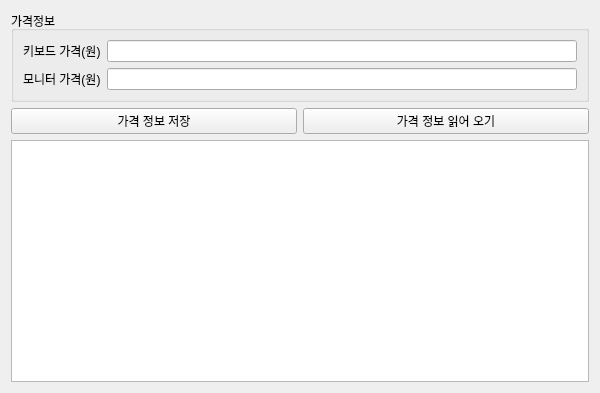
<?xml version="1.0" encoding="UTF-8"?>
<ui version="4.0">
 <class>Widget</class>
 <widget class="QWidget" name="Widget">
  <property name="geometry">
   <rect>
    <x>0</x>
    <y>0</y>
    <width>600</width>
    <height>393</height>
   </rect>
  </property>
  <property name="windowTitle">
   <string>Widget</string>
  </property>
  <layout class="QVBoxLayout" name="verticalLayout_2">
   <item>
    <widget class="QGroupBox" name="groupBox">
     <property name="title">
      <string>가격정보</string>
     </property>
     <layout class="QVBoxLayout" name="verticalLayout">
      <item>
       <layout class="QHBoxLayout" name="horizontalLayout_2">
        <item>
         <widget class="QLabel" name="label">
          <property name="text">
           <string>키보드 가격(원)</string>
          </property>
         </widget>
        </item>
        <item>
         <widget class="QLineEdit" name="leKeyboard"/>
        </item>
       </layout>
      </item>
      <item>
       <layout class="QHBoxLayout" name="horizontalLayout">
        <item>
         <widget class="QLabel" name="label_2">
          <property name="text">
           <string>모니터 가격(원)</string>
          </property>
         </widget>
        </item>
        <item>
         <widget class="QLineEdit" name="leMonitor"/>
        </item>
       </layout>
      </item>
     </layout>
    </widget>
   </item>
   <item>
    <layout class="QHBoxLayout" name="horizontalLayout_3">
     <item>
      <widget class="QPushButton" name="pbtSave">
       <property name="text">
        <string>가격 정보 저장</string>
       </property>
      </widget>
     </item>
     <item>
      <widget class="QPushButton" name="pbtRead">
       <property name="text">
        <string>가격 정보 읽어 오기</string>
       </property>
      </widget>
     </item>
    </layout>
   </item>
   <item>
    <widget class="QTextEdit" name="textEdit"/>
   </item>
  </layout>
 </widget>
 <resources/>
 <connections/>
</ui>
